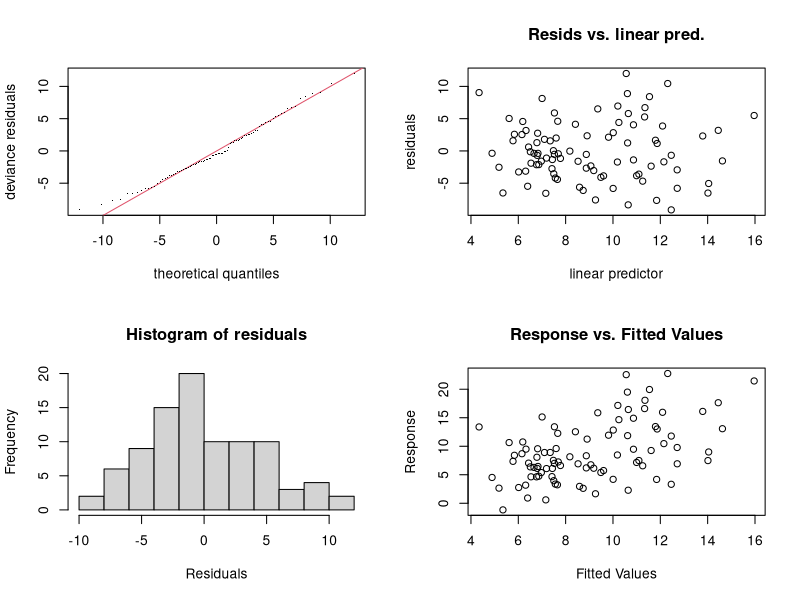
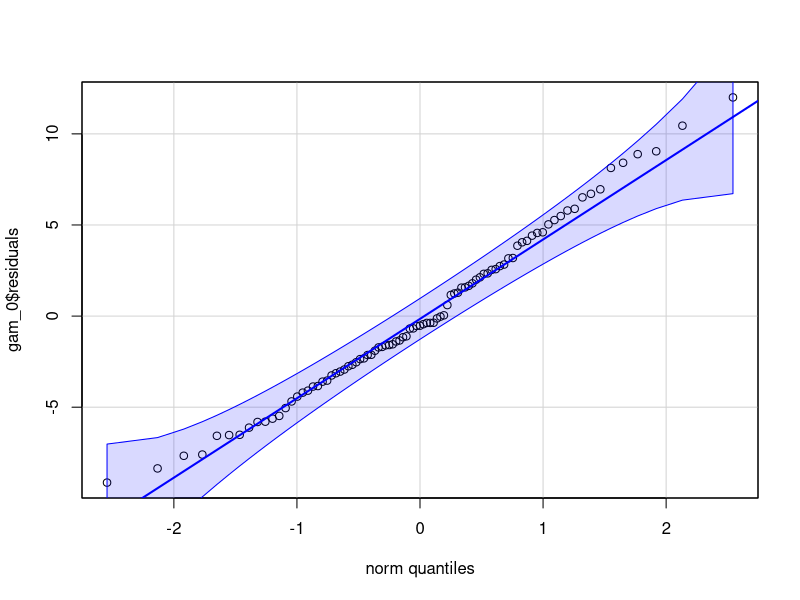
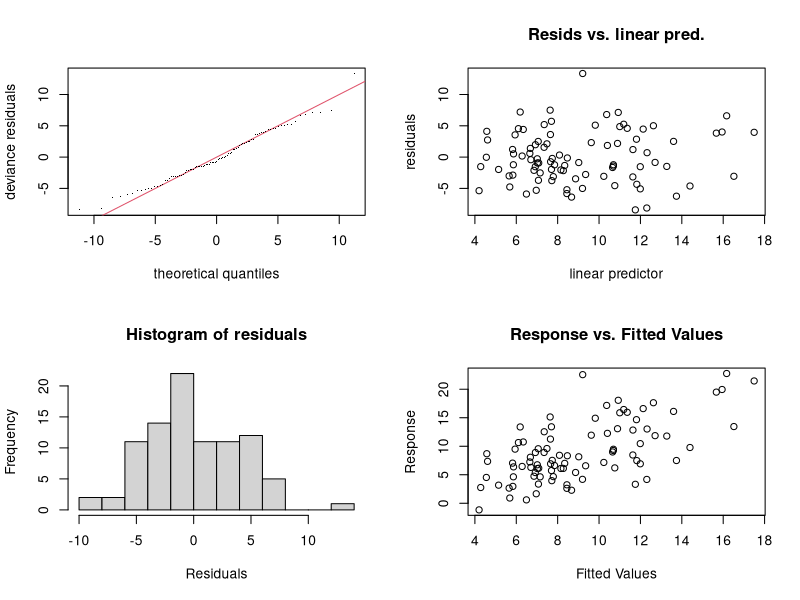
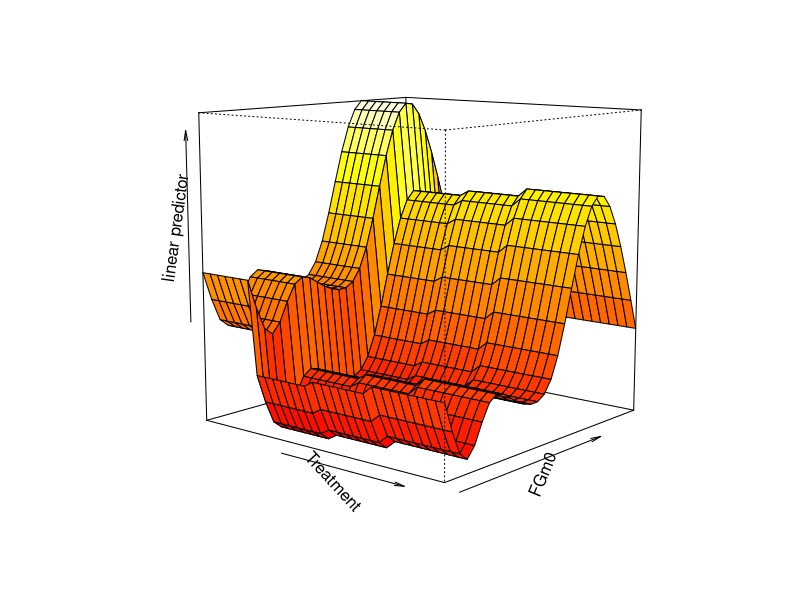
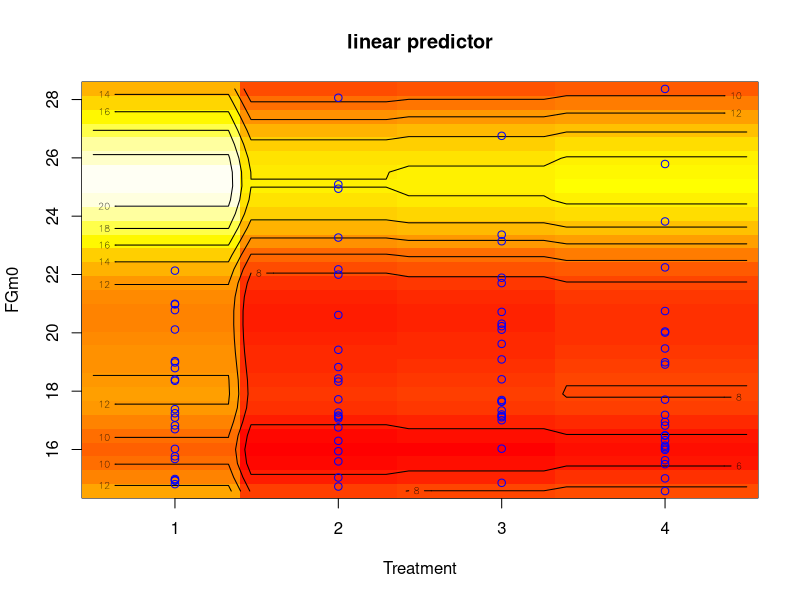
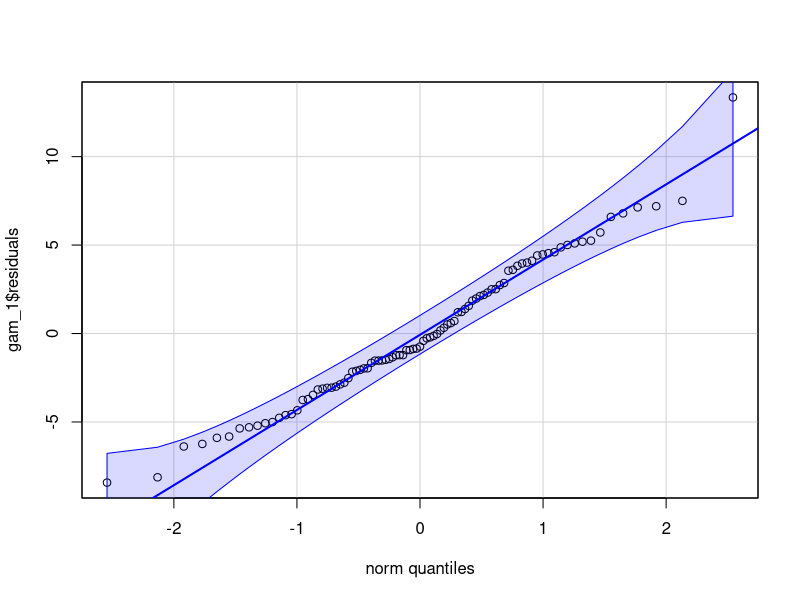
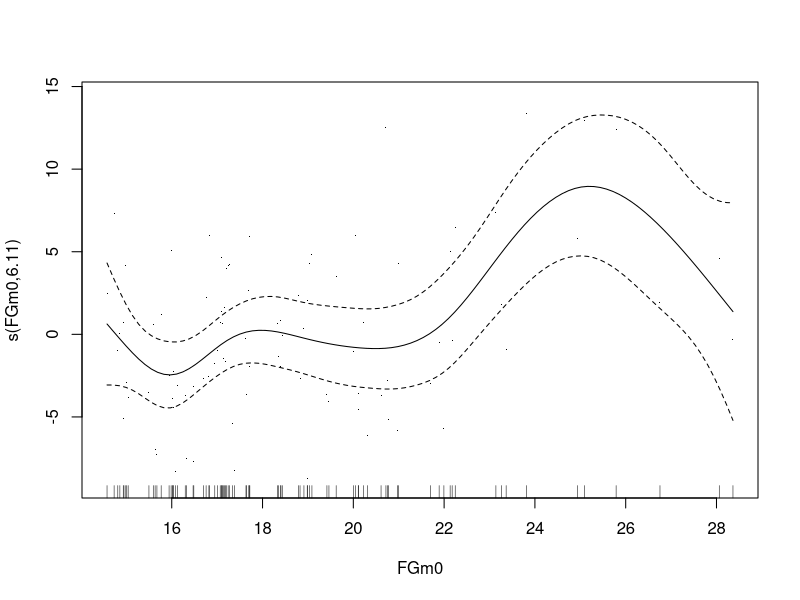
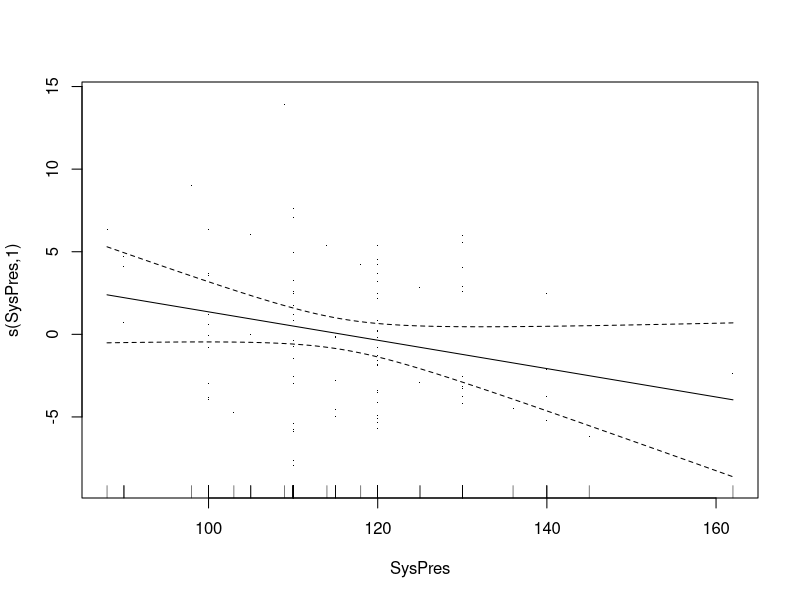

Write R code to recreate these figures, in order.
## ---- chunk 1
knitr::opts_chunk$set(echo = TRUE)
## ---- chunk 2
# Clears plots
while (dev.cur() != 1) {
  dev.off()
}
# Clears global environment
rm(list = ls())

set.seed(1234)
## ---- chunk 3
library(mgcv)
library(ggplot2)
library(car)
# data separated by tab, fill in missing values
hirsutism <- read.table("hirsutism.dat", header=T, sep="\t",fill=TRUE)
hirsutism <- na.omit(hirsutism)
# we're using the variable Treatment as a categorical predictor
hirsutism$Treatment <- as.factor(hirsutism$Treatment)

attach(hirsutism)
summary(hirsutism)
## ---- chunk 4
gam_0 <- gam(FGm12 ~ 
             (FGm0) + Treatment + (SysPres) + 
             (DiaPres) + (weight) + (height),
             data = hirsutism)
summary(gam_0)
## ---- chunk 5
    gam.check(gam_0)
    qqPlot(gam_0$residuals, id=FALSE)
## ---- chunk 6
gam_1 <- gam(FGm12 ~ 
             s(FGm0) + Treatment + s(SysPres) + 
             s(DiaPres) + s(weight) + s(height),
             data = hirsutism)
summary(gam_1)
## ---- chunk 7
    gam.check(gam_1)
    vis.gam(gam_1,se=0,theta =40, phi = 10, d=4,nticks=3)

    vis.gam(gam_1,se=0,plot.type="contour",contour.col=1)
    points(Treatment,FGm0,col="blue")
    qqPlot(gam_1$residuals, id=FALSE)
## ---- chunk 8
    plot(gam_1, residuals = TRUE, shade=TRUE, seWithMean=TRUE)
## ---- chunk 9
gam_2 <- gam(FGm12 ~ 
             s(FGm0) + Treatment
             + te(SysPres,DiaPres) + te(weight,height),
             data = hirsutism)
summary(gam_2)
## ---- chunk 10
    gam.check(gam_2)

    vis.gam(gam_2,se=0,theta =40, phi = 10, d=4,nticks=3)

    vis.gam(gam_2,se=0,plot.type="contour",contour.col=1)
    points(Treatment,FGm0,col="blue")
    qqPlot(gam_2$residuals, id=FALSE)
## ---- chunk 11
    plot(gam_2, residuals = TRUE, shade=TRUE, seWithMean=TRUE)
## ---- chunk 12
    vis.gam(gam_2, view=c("weight","height"), plot.type = "persp", theta=40, phi=10,d=4,nticks=3)
    vis.gam(gam_2, view=c("weight","height"), plot.type = "contour",contour.col=1)
    points(weight,height,col="blue")

    vis.gam(gam_2, view=c("SysPres","DiaPres"), plot.type = "persp", theta=40, phi=10,d=4,nticks=3)
    vis.gam(gam_2, view=c("SysPres","DiaPres"), plot.type = "contour",contour.col=1)
    points(SysPres,DiaPres,col="blue")
## ---- chunk 13
gam_3a <- gam(FGm12 ~ 
             s(FGm0) + Treatment
             + te(SysPres,DiaPres),
             data = hirsutism)
summary(gam_3a)
## ---- chunk 14
gam_3 <- gam(FGm12 ~ 
             s(FGm0) + (Treatment),
             data = hirsutism)
summary(gam_3)
## ---- chunk 15
    gam.check(gam_3)

    vis.gam(gam_3, se=0, theta = 40, phi = 10, d=4,nticks=3)

    vis.gam(gam_1, se=0, plot.type="contour",contour.col=1)
    points(Treatment,FGm0,col="blue")
    qqPlot(gam_3$residuals, id=FALSE)
## ---- chunk 16
    plot(gam_3, residuals = TRUE, seWithMean=TRUE)
## ---- chunk 17
gam_1b <- gam(FGm12 ~ 
             s(FGm0, by=Treatment) + s(SysPres, by=Treatment) + 
             s(DiaPres, by=Treatment) + s(weight, by=Treatment) + s(height, by=Treatment),
             data = hirsutism)
summary(gam_1b)
## ---- chunk 18
gam_2b <- gam(FGm12 ~ 
             s(FGm0, by=Treatment)
             + te(SysPres,DiaPres, by=Treatment) + te(weight,height, by=Treatment),
             data = hirsutism)
summary(gam_2b)
## ---- chunk 19
anova(gam_3, gam_3a, test="F")
# accept null and gam_3 = gam_3a
## ---- chunk 20
anova(gam_3a, gam_2, test="F")
# accept null gam_3a = gam_2
## ---- chunk 21
anova(gam_3, gam_2, test="F")
# accept null gam_3 = gam_2
## ---- chunk 22
anova(gam_1, gam_2, test="F")
## ---- chunk 23
anova(gam_1, gam_3, test="F")
## ---- chunk 24
anova(gam_3, gam_1b, test="F")
## ---- chunk 25
anova(gam_1b, gam_2b, test="F")
